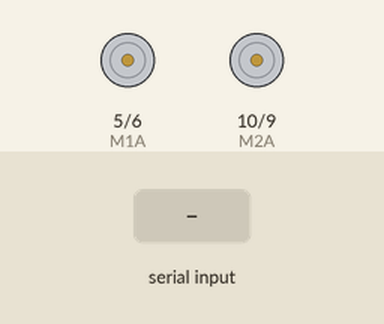
Recording of a sketch running on a simulated Arduino Uno, built with avr-gcc and run on an emulated ATmega328P. Shown: motor-driver pin pairs drawn as motors (green arrow = first pin HIGH = forward, orange = second pin HIGH = backward, longer = more drive). Inputs (shaded band) come from the test bench. What the sketch prints to the serial monitor is not drawn.

Above: at 2.2 s.
2.3 s: "U" received over the second serial link
At 4.4 s:
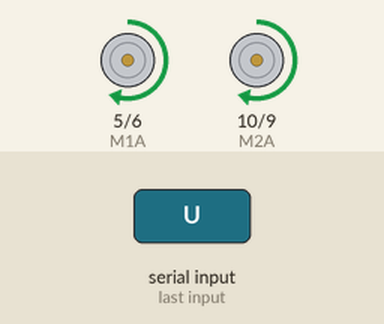
4.7 s: "1" received over the second serial link
At 5.21 s:
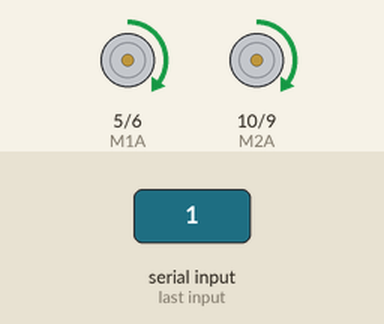
6.5 s: "D" received over the second serial link
At 7.9 s:
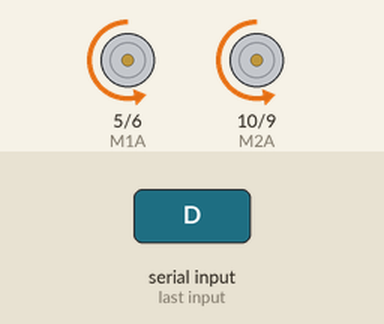
Timing chart, 0 to 9.5 s (numbered marks = the images above; inputs shaded):
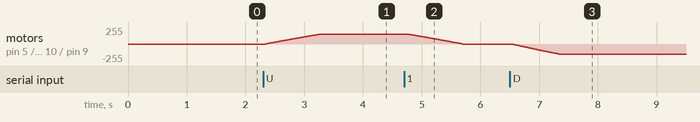

The sketch:

Robo_BT.ino
```cpp
#include <SoftwareSerial.h>

SoftwareSerial mySerial(4, 3); // RX, TX


int M1A = 5;
int M1B = 6;
int M1AS = 0;
int M1BS = 0;

int M2A = 10;
int M2B = 9;
int M2AS = 0;
int M2BS = 0;


void setup(){

  pinMode(M1A,OUTPUT);
  pinMode(M1B,OUTPUT);
  pinMode(M2A,OUTPUT);
  pinMode(M2B,OUTPUT);

  digitalWrite(M1A,0);
  digitalWrite(M1B,0);
  digitalWrite(M2A,0);
  digitalWrite(M2B,0);

  delay(1000);
  Serial.begin(9600);
  mySerial.begin(9600);

}
unsigned long contagem;

byte myData[24];
int last_press = 0;
int aceleracao;
boolean terminado = true;

void loop(){


  if(mySerial.available()){
    contagem = 0;
    char comando = mySerial.read();
    Serial.print("-----------------comando :");
    Serial.print(comando);
    Serial.write(comando);
    Serial.println();

    switch(comando){
     case 'U':
      myData[17] = 1;
     break;
    case 'D':
      myData[18] = 1;
     break;
    case 'L':
      myData[15] = 1;
     break;
    case 'R':
      myData[16] = 1;
     break;
     default:
     myData[17] = 0;
     myData[18] = 0;
     myData[15] = 0;
     myData[16] = 0;
    }
  }else{
   contagem ++;
  }

  if(contagem >= 3000){
    myData[17] = 0;
     myData[18] = 0;
     myData[15] = 0;
     myData[16] = 0;
  }
  myData[20] = 0;
  // --------------------------- inicio
  //digitalWrite(4,myData[20]);

    int taxa = myData[20]?254:150;
     aceleracao = ((myData[17] || myData[18]|| myData[15]|| myData[16])?(aceleracao==taxa?taxa:aceleracao + 2):(aceleracao==0?0:aceleracao - 2));

    last_press = terminado?(myData[17]?17:(myData[18]?18:(myData[15]?15:(myData[16]?16:0)))):last_press;


    //M1AS = myData[17] && M1BS ==0?aceleracao:M1AS;
    //M1BS =  myData[18] && M1AS ==0?aceleracao:M1BS;

    //M1AS = ((myData[17] || myData[15]) && M1BS ==0?(M1AS==taxa?taxa:M1AS + 2):(M1AS==0?0:M1AS - 2));
    //M1BS = (myData[18] && M1AS ==0?(M1BS==taxa?taxa:M1BS + 2):(M1BS==0?0:M1BS - 2));
    //M2AS = M1AS;
    //M2BS = M1BS;


    // frente

    if(last_press == 17){
      Serial.println("FRENTE");
      analogWrite(M1A,aceleracao);
      analogWrite(M2A,aceleracao);
      terminado = aceleracao==0?true:false;
    }

    if(last_press == 18){
      Serial.println("TRAZ");
      analogWrite(M1B,aceleracao);
      analogWrite(M2B,aceleracao);
      terminado = aceleracao==0?true:false;
    }

    if(last_press == 15){
      Serial.println("ESQUERDA");
      analogWrite(M1A,aceleracao);
      analogWrite(M2B,aceleracao);
      terminado = aceleracao==0?true:false;
    }

    if(last_press == 16){
      Serial.println("DIREITA");
      analogWrite(M1B,aceleracao);
      analogWrite(M2A,aceleracao);
      terminado = aceleracao==0?true:false;
    }

    //analogWrite(M1A,(aceleracao > 0 && last_press == 17?aceleracao:aceleracao));
    //analogWrite(M2A,(aceleracao > 0 && last_press == 17?aceleracao:aceleracao));
    Serial.println(aceleracao);
    //Serial.println((myData[17] || myData[18]|| myData[15]|| myData[16]));
    //analogWrite(M1B,M1BS);
    //analogWrite(M2B,M2BS);


}
```

Measured:
- after the input at 2.3 s, motor on pin 5 (M1A) / pin 6 (M1B), motor on pin 10 (M2A) / pin 9 (M2B): moves from stopped to forward 150/255 over 0.95 s, starting at once
- after the input at 4.7 s, motor on pin 5 (M1A) / pin 6 (M1B), motor on pin 10 (M2A) / pin 9 (M2B): moves from forward 150/255 to stopped over 0.95 s, starting after 0.05 s
- after the input at 6.5 s, motor on pin 5 (M1A) / pin 6 (M1B), motor on pin 10 (M2A) / pin 9 (M2B): moves from stopped to backward 150/255 over 0.79 s, starting at once
